Frame 1 (no input): blank canvas, image omitted
Frame 60 (the mouse pressed at the canvas centre just before this capture): blank canvas, image omitted
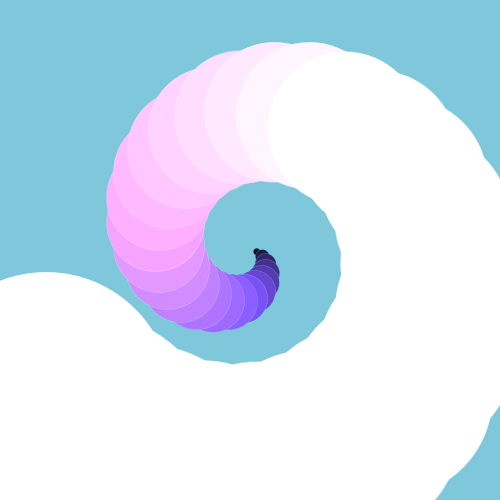
Frame 120 (the mouse held since frame 60 and released just before this capture)

The Processing sketch whose frames 1 and 60 were blank and that drew this single picture after the mouse press (run headless with seeded random() and noise(); from frame 60 on, the mouse is pressed at the canvas centre):

// Processing sketch: processing_162511
// ── processing_162511.pde

void setup () { 
  size (500, 500);
  smooth ();
}

void draw () {
  translate (width*0.5, height*0.5);
  scale (0.2);
   background (127,200,219);
  for (int i=0; i<255; i+=7){
    stroke (i*2.5, 255, 255);
    
    float mouse= i * map (mouseX, 0, height, 0, 10);
    float mouse2= i* map (mouseY, 0, width, 0, 10);
    
    float x= cos (radians (i*2))* mouse;
    float y= sin (radians (i*2))* mouse;

    
    fill (mouse/2, mouse2/3, mouse);
    ellipse (x, y, mouse, mouse2);
  }
}
